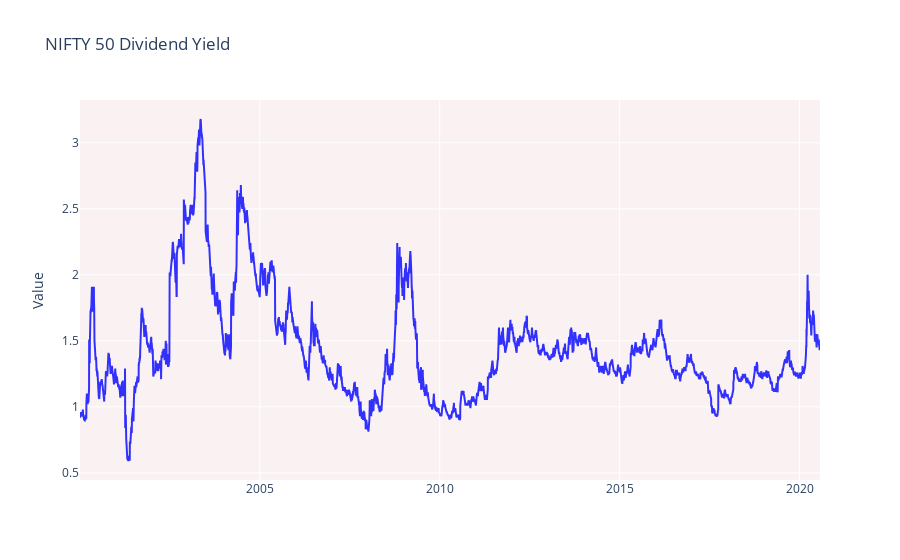

Here is the notebook cell this chart was saved with:
### Markdown cell above
Now we will look at the **Dividend Yield** over the years.

### Code cell
fig = go.Figure()
fig.add_trace(go.Scatter(
         x=nifty_50['Date'],
         y=nifty_50['Div Yield'],
         name='Dividend Yield',
    line=dict(color='blue'),
    opacity=0.8))
    
fig.update_layout(title_text='NIFTY 50 Dividend Yield',plot_bgcolor='rgb(250, 242, 242)',yaxis_title='Value')

fig.show()

### Figure 1 — Plotly figure (JSON) as saved in the notebook; plotly's stock layout.template omitted (floating-point values rounded to 4 significant figures; data arrays with more than 128 entries replaced by an {"elided": "..."} marker saying what was removed)
{"data": [{"line": {"color": "blue"}, "name": "Dividend Yield", "opacity": 0.8, "type": "scatter", "x": {"elided": "5116 str values"}, "y": {"elided": "5116 float values"}}], "layout": {"plot_bgcolor": "rgb(250, 242, 242)", "title": {"text": "NIFTY 50 Dividend Yield"}, "yaxis": {"title": {"text": "Value"}}}}
